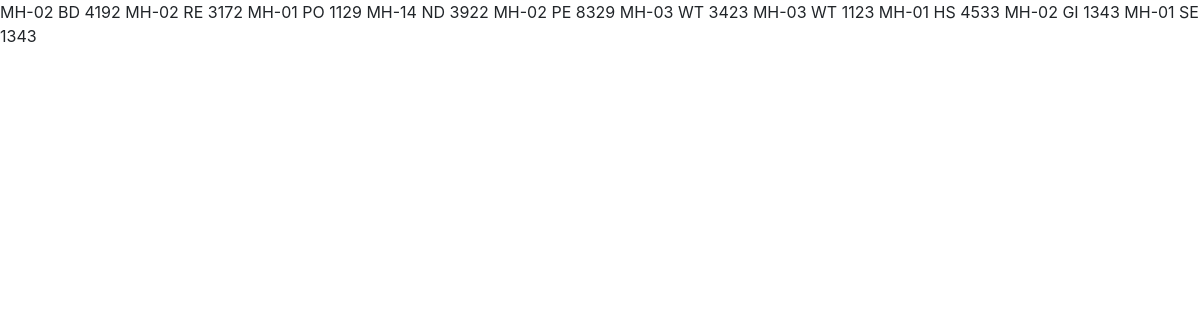
Page /test.php on the committed database.
### tables this page shows
CREATE TABLE `gps1` (
  `id` int(11) NOT NULL,
  `vehname` varchar(40) NOT NULL,
  `lat` double DEFAULT NULL,
  `lng` double DEFAULT NULL,
  `gsm` bigint(20) DEFAULT NULL,
  `dtime` datetime NOT NULL,
  `status` tinyint(1) NOT NULL
);

### test.php (the view, shortened to what this page needs)
<?php
require('config/db.php');
$query = "SELECT * FROM gps1";
$result = mysqli_query($conn,$query);
$offers = mysqli_fetch_all($result,MYSQLI_ASSOC);
?>
<!DOCTYPE html>
<html>
<head>
	<?php require_once 'boilerplate.php' ?>
</head>
<body>
	<?php foreach($offers as $offer) : ?>
	<?php echo $offer['vehname']; ?>
<?php endforeach ?>
</body>
</html>

### style.css (style rules this page uses)
body,html { width: 100% !important; margin: 0px !important; padding: 0px !important; overflow-x: hidden !important; }

### rows in the picture
gps1: vehname "MH-02 BD 4192"
gps1: vehname "MH-02 RE 3172"
gps1: vehname "MH-01 PO 1129"
gps1: vehname "MH-14 ND 3922"
gps1: vehname "MH-02 PE 8329"
gps1: vehname "MH-03 WT 3423"
gps1: vehname "MH-03 WT 1123"
gps1: vehname "MH-01 HS 4533"
gps1: vehname "MH-02 GI 1343"
gps1: vehname "MH-01 SE 1343"
